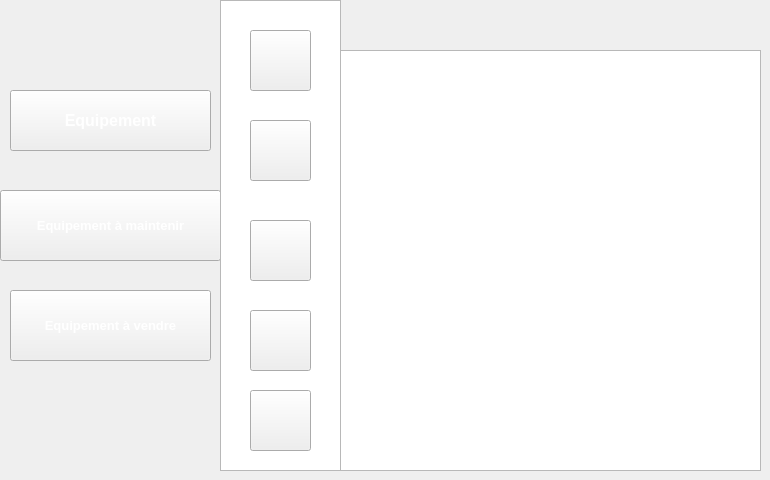
   <widget class="QWidget" name="page_2">
    <widget class="QPushButton" name="equip_11">
     <property name="geometry">
      <rect>
       <x>10</x>
       <y>90</y>
       <width>201</width>
       <height>61</height>
      </rect>
     </property>
     <property name="font">
      <font>
       <pointsize>12</pointsize>
       <weight>75</weight>
       <bold>true</bold>
      </font>
     </property>
     <property name="styleSheet">
      <string notr="true">color: rgb(255, 255, 255);

</string>
     </property>
     <property name="text">
      <string>Equipement</string>
     </property>
    </widget>
    <widget class="QPushButton" name="maintenir_18">
     <property name="geometry">
      <rect>
       <x>0</x>
       <y>190</y>
       <width>221</width>
       <height>71</height>
      </rect>
     </property>
     <property name="font">
      <font>
       <pointsize>10</pointsize>
       <weight>75</weight>
       <bold>true</bold>
      </font>
     </property>
     <property name="styleSheet">
      <string notr="true">color: rgb(255, 255, 255);

</string>
     </property>
     <property name="text">
      <string>Equipement à maintenir</string>
     </property>
    </widget>
    <widget class="QPushButton" name="maintenir_19">
     <property name="geometry">
      <rect>
       <x>10</x>
       <y>290</y>
       <width>201</width>
       <height>71</height>
      </rect>
     </property>
     <property name="font">
      <font>
       <pointsize>10</pointsize>
       <weight>75</weight>
       <bold>true</bold>
      </font>
     </property>
     <property name="styleSheet">
      <string notr="true">color: rgb(255, 255, 255);

</string>
     </property>
     <property name="text">
      <string>Equipement à vendre</string>
     </property>
    </widget>
    <widget class="QListView" name="listView_6">
     <property name="geometry">
      <rect>
       <x>220</x>
       <y>0</y>
       <width>121</width>
       <height>471</height>
      </rect>
     </property>
     <property name="styleSheet">
      <string notr="true">background-image: url(:/new/prefix1/img/selected.png);</string>
     </property>
    </widget>
    <widget class="QPushButton" name="pushButton_275">
     <property name="geometry">
      <rect>
       <x>250</x>
       <y>30</y>
       <width>61</width>
       <height>61</height>
      </rect>
     </property>
     <property name="styleSheet">
      <string notr="true">image: url(:/new/prefix1/img/icon-ajout2.png);
background-image: url(:/new/prefix1/img/bg.png);</string>
     </property>
     <property name="text">
      <string/>
     </property>
    </widget>
    <widget class="QPushButton" name="pushButton_19">
     <property name="geometry">
      <rect>
       <x>250</x>
       <y>220</y>
       <width>61</width>
       <height>61</height>
      </rect>
     </property>
     <property name="styleSheet">
      <string notr="true">image: url(:/new/prefix1/img/icon-afficher2.png);</string>
     </property>
     <property name="text">
      <string/>
     </property>
    </widget>
    <widget class="QPushButton" name="pushButton_229">
     <property name="geometry">
      <rect>
       <x>250</x>
       <y>120</y>
       <width>61</width>
       <height>61</height>
      </rect>
     </property>
     <property name="styleSheet">
      <string notr="true">image: url(:/new/prefix1/img/icon-supp2 (1).png);</string>
     </property>
     <property name="text">
      <string/>
     </property>
    </widget>
    <widget class="QPushButton" name="pushButton_288">
     <property name="geometry">
      <rect>
       <x>250</x>
       <y>310</y>
       <width>61</width>
       <height>61</height>
      </rect>
     </property>
     <property name="styleSheet">
      <string notr="true">image: url(:/new/prefix1/img/8774.png);
image: url(:/new/prefix1/img/facture.png);</string>
     </property>
     <property name="text">
      <string/>
     </property>
    </widget>
    <widget class="QTableView" name="tablevendre">
     <property name="geometry">
      <rect>
       <x>340</x>
       <y>50</y>
       <width>421</width>
       <height>421</height>
      </rect>
     </property>
     <property name="styleSheet">
      <string notr="true">background-image: url(:/new/prefix1/img/back.png);</string>
     </property>
    </widget>
    <widget class="QPushButton" name="pushButton_228">
     <property name="geometry">
      <rect>
       <x>250</x>
       <y>390</y>
       <width>61</width>
       <height>61</height>
      </rect>
     </property>
     <property name="styleSheet">
      <string notr="true">image: url(:/new/prefix1/img/stat.png);</string>
     </property>
     <property name="text">
      <string/>
     </property>
    </widget>
   </widget>
